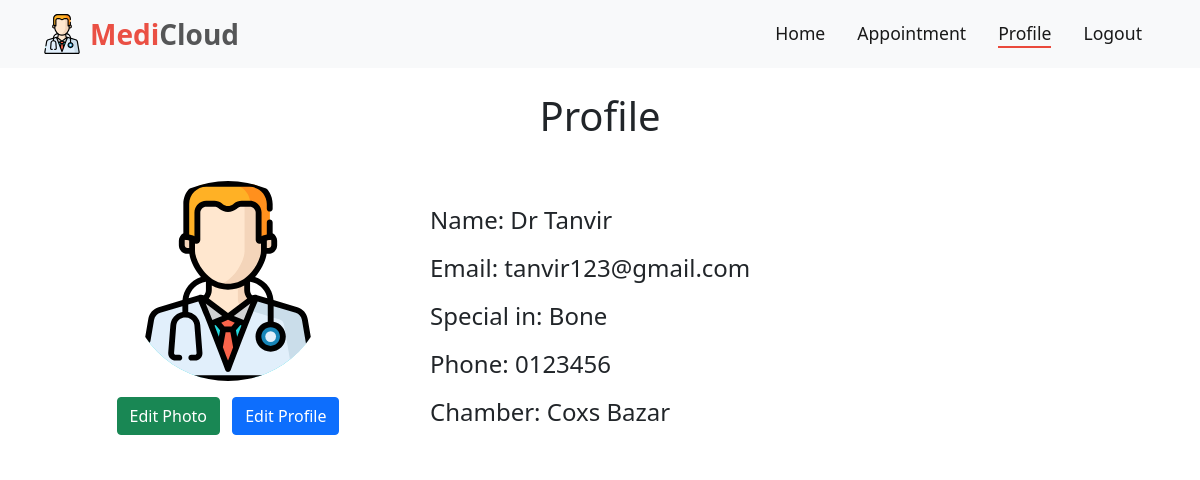
The app's page /doctorProfile.php (signed in), older data.
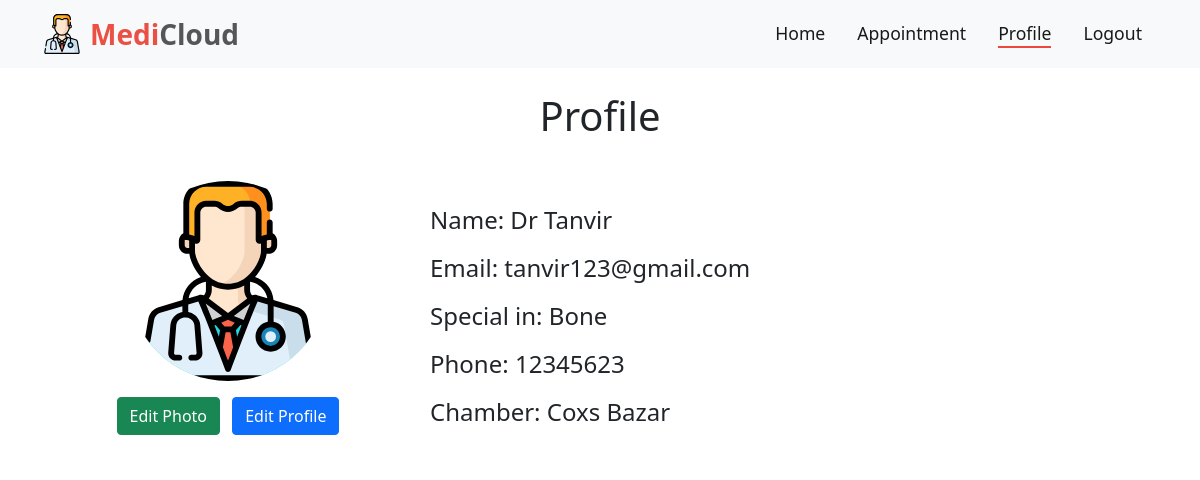
The same page, newer data.
### tables this page shows
CREATE TABLE `doctor` (
  `Id` int(20) NOT NULL,
  `email` varchar(30) NOT NULL,
  `Password` varchar(20) NOT NULL,
  `name` varchar(30) NOT NULL,
  `specialist` varchar(20) NOT NULL,
  `chember` varchar(60) NOT NULL,
  `number` varchar(20) NOT NULL
);

### HTML/doctorProfile.php (the view, shortened to what this page needs)
<?php
include "doctorDatabase.php";
$sql ="SELECT * FROM doctor WHERE id={$_SESSION['id']};";
$result = mysqli_query($conn, $sql);
if(mysqli_num_rows($result) > 0){
  $row = $result->fetch_assoc();
  $email =$row["email"];
  $specialist = $row["specialist"];
  $chamber =$row["chember"];
  $phone =$row["number"];
}else{
  $email = "";
  $chamber ="";
  $phone = "";
  $password="";
  $specialist="";
}
?>
<!DOCTYPE html>
<html lang="en">
  <head>
    <link
      href="https://cdn.jsdelivr.net/npm/bootstrap@5.1.0/dist/css/bootstrap.min.css"
      rel="stylesheet"
    />
    <link
      rel="stylesheet"
      href="https://cdnjs.cloudflare.com/ajax/libs/animate.css/4.1.1/animate.min.css"
    />
    <link rel="stylesheet" href="../CSS/style.css" />
  </head>
  <body>
    <header>
      <nav class="navbar navbar-expand-lg navbar-light bg-light">
        <div class="container">
          <a
            class="navbar-brand d-flex align-items-center fw-bold fs-3"
            href="patientHome.php"
          >
            <img
              src="../Assets/Images/doctor.svg"
              alt=""
              width="40"
              height="40"
              class="d-inline-block align-text-top me-2"
            />
            <span style="color: #ea5044">Medi</span
            ><span style="color: #555657">Cloud</span>
          </a>
          <div class="collapse navbar-collapse" id="navbarSupportedContent">
            <ul class="navbar-nav ms-auto mb-2 mb-lg-0">
              <li class="nav-item mx-2 fs-5">
                <a
                  class="nav-link active navbar-shortcutlink"
                  aria-current="page"
                  href="doctorHome.php"
                  >Home</a
                >
              </li>
              <li class="nav-item mx-2 fs-5">
                <a
                  class="nav-link active navbar-shortcutlink"
                  aria-current="page"
                  href="doctorAppointment.php"
                  >Appointment</a
                >
              </li>
              <li class="nav-item mx-2 fs-5">
                <a
                  class="nav-link active navbar-shortcutlink current-page"
                  aria-current="page"
                  href="#"
                  >Profile</a
                >
              </li>
              <li class="nav-item mx-2 fs-5">
                <a
                  class="nav-link active navbar-shortcutlink"
                  aria-current="page"
                  href="logout.php"
                  >Logout</a
                >
              </li>
            </ul>
          </div>
        </div>
      </nav>
    </header>
    <main>
      <section class="container mt-4">
        <h1 class="card-title text-center mb-4">Profile</h1>
        <div class="card mb-3 border-0">
          <div class="row g-0 align-items-center">
            <div class="col-md-4 d-flex flex-column align-items-center">
              <div class="profile-image mt-3">
                <img
                  src="../Assets/Images/doctor.svg"
                  class="img-fluid rounded-circle"
                  height="200"
                  width="200"
                  alt="..."
                />
              </div>
              <div class="my-3">
                <button type="button" class="btn btn-success me-2">
                  Edit Photo
                </button>
                <button
                  type="button"
                  class="btn btn-primary"
                  data-bs-toggle="modal"
                  data-bs-target="#exampleModal"
                  id="editPatientProfileBtn"
                >
                  Edit Profile
                </button>
              </div>
            </div>
            <div class="col-md-8">
              <div class="card-body mt-3">
                <div class="card-text lh-lg fs-4">
                  <label for="patient-profile-name">Name: <?php echo"{$_SESSION['name']}" ?> </label><br />
                  <label for="patient-profile-email">Email: <?php echo"{$email}" ?></label><br />
                  <label for="patient-profile-age">Special in: <?php echo"{$specialist}" ?></label><br />
                  <label for="patient-profile-phone">Phone: <?php echo"{$phone}" ?></label><br />
                  <label for="patient-profile-phone">Chamber: <?php echo"{$chamber}" ?></label>
                </div>
              </div>
            </div>
          </div>
        </div>
      </section>
    </main>
  </body>
</html>

Row changes from the older to the newer data that the page shows:
changed doctor "tanvir123@gmail.com": number "0123456" → "12345623"
